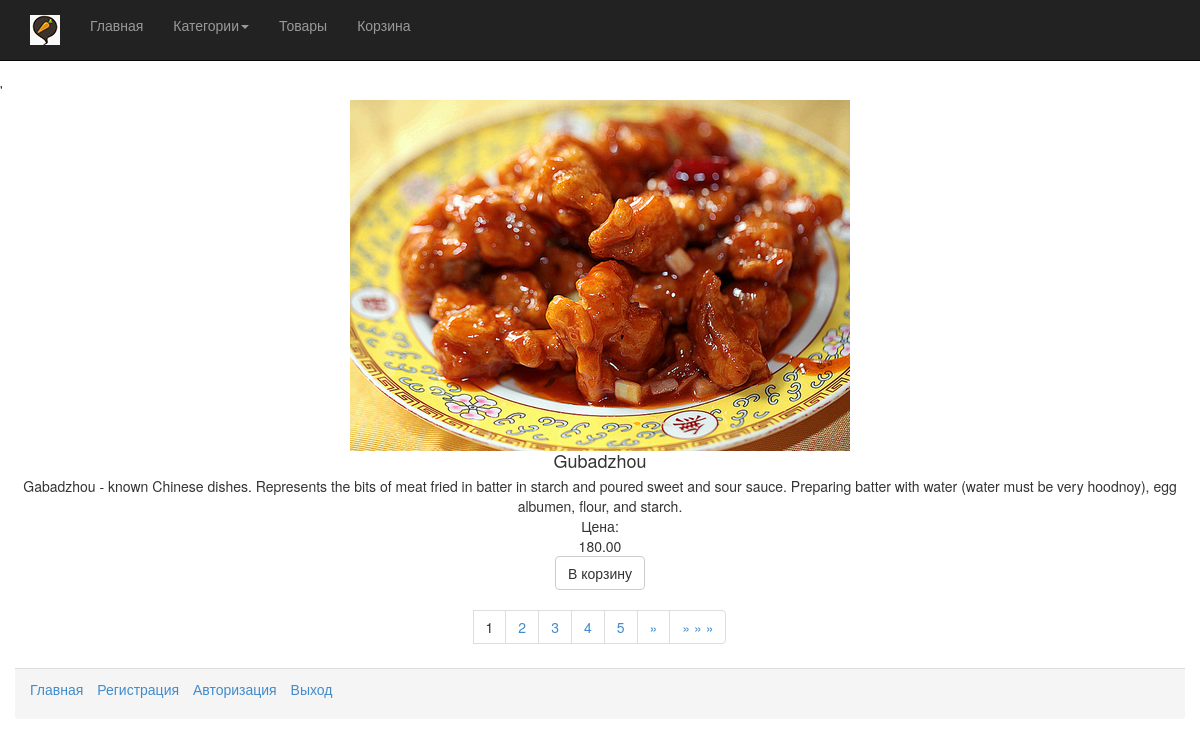
The app's page /user/getitemsandshow?category=3 with its own data.
### tables this page shows
CREATE TABLE IF NOT EXISTS `item` (
`id` int(5) NOT NULL,
  `name` varchar(100) NOT NULL,
  `price` decimal(10,2) NOT NULL,
  `category_id` int(5) NOT NULL,
  `available` tinyint(1) NOT NULL,
  `description` text NOT NULL,
  `image` varchar(100) NOT NULL
);

### application/core/view.php (called while the page is built)
<?php
class View
{
	function generate($content_view, $template_view, $data = null)
	{
		include 'application/views/'.$template_view;
	}
}

### application/controllers/controller_user.php (called while the page is built, shortened)
<?php
class Controller_User extends Controller
{
    function __construct()
    {
        $this->model = new Model_Login();
        $this->view  = new View();
    }
    function action_getItemsAndShow()
    {
        $count_show_pages = 5;
        $url = "/shop/user/getitemsandshow?page=1";
        $url_page = "/shop/user/getitemsandshow?page=";
        @$active = $_GET['page'];
        @$category = $_GET['category'];
        if (empty($active))
        {
          $active = 1;
        }
        if (!empty($category))
        {
          $items = $this->model->getCategoryItems($category);
        } else {
          $items = $this->model->getItems();
        }
        $count_pages = count($items);
        if ($count_pages > 1)
        {
              $left = $active - 1;
              if ($left < floor($count_show_pages / 2)) $start = 1;
              else $start = $active - floor($count_show_pages / 2);
              $end = $start + $count_show_pages - 1;
        }
        $paginationData = array('count_pages' => $count_pages, 'active' => $active, 'url' => $url, 'url_page' => $url_page, 'start' => $start, 'end' => $end, 'category' => $category);
        $this->view->generate('items_view.php', 'template_view.php', array('items' => $items,'pagination' => $paginationData));
    }
    function action_deleteItemFromOrder()
    {
        if (isset($_POST['submit'])) {
                $userdata = $this->model->getHashAndID(intval($_COOKIE['id']));
                if (isset($_COOKIE['id']) and isset($_COOKIE['hash'])) {
                    if (($userdata['user_hash'] !== $_COOKIE['hash']) or ($userdata['user_id'] !== $_COOKIE['id'])) {
                        setcookie("id", "", time() - 3600*24*30*12, "/");
                        setcookie("hash", "", time() - 3600*24*30*12, "/");
                        $message = "Авторизуйтесь пожалуйста.";
                        $this->view->generate('login_view.php', 'template_view.php', $message);
                    } else {
                                $this->model->deleteItemFromOrder($_COOKIE['id'], $_POST['deleteItem']);
                                echo "Удалено!";
                            }
                    } else {
                                $message = "Пожалуйста, включите куки.";
                                $this->view->generate('login_view.php', 'template_view.php', $message);
                            }
                }
    }   }

### application/bootstrap.php (called while the page is built, shortened)
<?php
require_once 'core/model.php';
require_once 'core/view.php';
Route::start();
?>

### index.php (called while the page is built, shortened)
<?php
require_once 'application/bootstrap.php';
?>

### application/core/model.php (called while the page is built, shortened)
<?php
class Model
{
	public function db_connect()
	{
		try {
          $this->DBH = new PDO("mysql:host=localhost;dbname=users", 'root', '');
        }
        catch(PDOException $e) {
        	$err[] = $e->getMessage;
            file_put_contents('PDOErrors.txt', $e->getMessage(), FILE_APPEND);
        }
	}
}

### application/models/model_user.php (called while the page is built, shortened)
<?
class Model_Login extends Model
{
    public function getCategoryItems($category)
    {
        $query = $this->DBH->prepare("SELECT * FROM item WHERE category_id = :category");
        $query->bindParam(':category', $category);
        $query->execute();
        $result = $query->fetchAll(PDO::FETCH_ASSOC);
        return $result;
    }
}
?>

### application/views/items_view.php (the view, shortened to what this page needs)
'<div class="container text-center">
	<div class="row">
		<div class="media">
			<a class="media-left media-middle" href="#"><img src="<?=$data['items'][$data['pagination']['active']-1]['image']?>" alt="Блюдо"></a>
			<div class="media-body">
				<h4 class="media-heading">
					<?=$data['items'][$data['pagination']['active']-1]['name']?>
				</h4>
				<?=$data['items'][$data['pagination']['active']-1]['description']?>
			</div>
			<span>Цена:</span> <div><?=$data['items'][$data['pagination']['active']-1]['price']?></div>
			<form role="form" method="POST" action="/shop/user/addItemToOrder">
				<input name="submit" type="submit" class="btn btn-default" value="В корзину">
			</form>
		</div>
	</div>
</div>
<div class="container text-center">
	<div class="row">
		<nav>
		  <ul class="pagination">
		    <li>
		     <?php for ($i = $data['pagination']['start']; $i <= $data['pagination']['end']; $i++) { ?>
		    <?php if ($i == $data['pagination']['active']) { ?><li><span><?=$i?></span></li><?php } else { ?><li><a href="<?php if ($i == 1) { ?><?=$data['pagination']['url'].'&category='.$data['pagination']['category']?><?php } else { ?><?=$data['pagination']['url_page'].$i.'&category='.$data['pagination']['category']?><?php } ?>"><?=$i?></a></li><?php } ?>
		    <?php } ?>
		    <?php if ($data['pagination']['active'] != $data['pagination']['count_pages']) { ?>
		</li>
		    <li>
		      <a href="<?=$data['pagination']['url_page'].($data['pagination']['active'] + 1).'&category='.$data['pagination']['category']?>" aria-label="Next">
		        <span aria-hidden="true">&raquo;</span>
		      </a>
		    </li>
		    <li>
		      <a href="<?=$data['pagination']['url_page'].$data['pagination']['count_pages'].'&category='.$data['pagination']['category']?>" aria-label="Next">
		        <span aria-hidden="true">&raquo; &raquo; &raquo;</span>
		      </a>
		    </li>
		    <?php } ?>
		  </ul>
		</nav>
	</div>
</div>

### records on screen
item: image (picture), name "Gubadzhou", description "Gabadzhou - known Chinese dishes. Represents the bits of meat fried in batter in starch and poured sweet and sour sauce. Preparing batter with water (water must be very hoodnoy), egg albumen, flour, and starch.", price "180.00"
